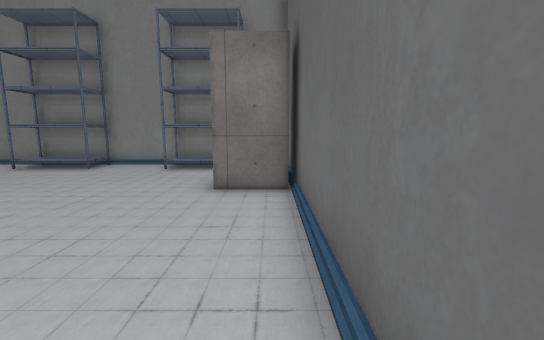
View 1 (above)

16 first-person views from a walk through a 3-D level made in the Godot game engine. The camera is 1.3 m above the floor, tilts 8° down and sees 90° across. The floor is counted in squares, 1 m on a side. Each view is taken from the middle of a square. On the plan, view 1 faces up. The plan holds only what a view shows up to about 13 squares ahead; the rest is blank. Some surface patterns are stand-ins.

View 2
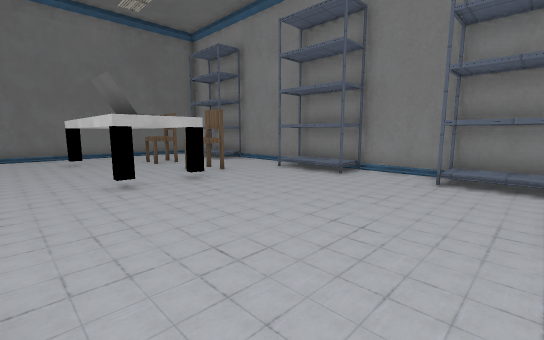

View 3
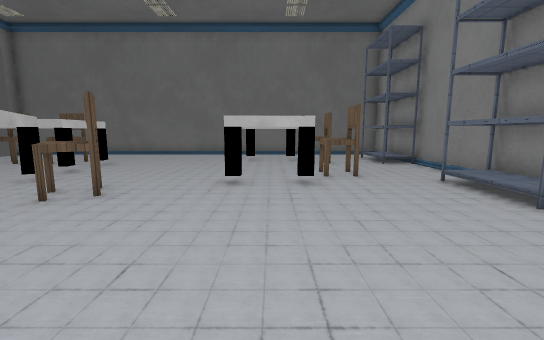

View 4
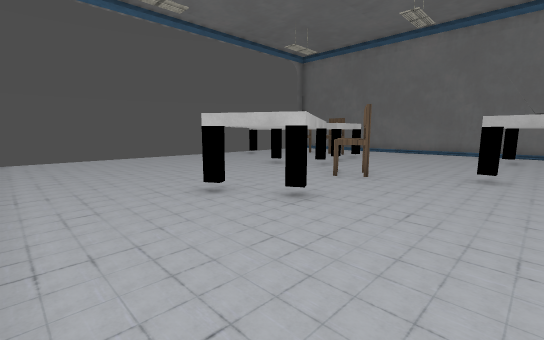

View 5
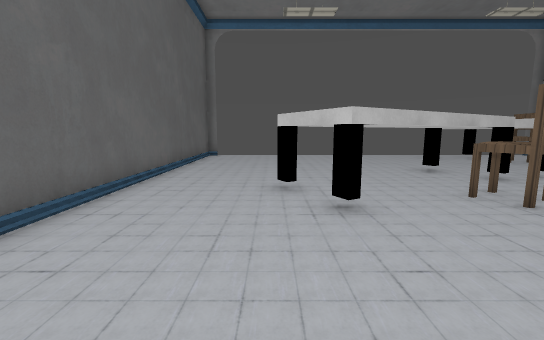

View 6
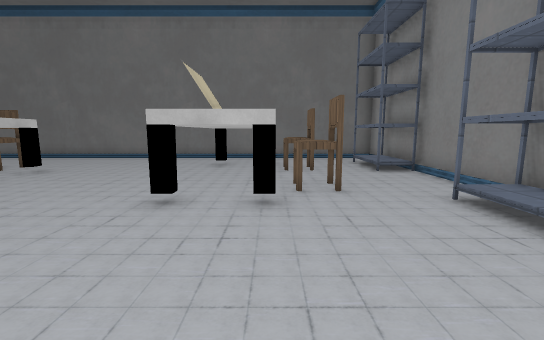

View 7
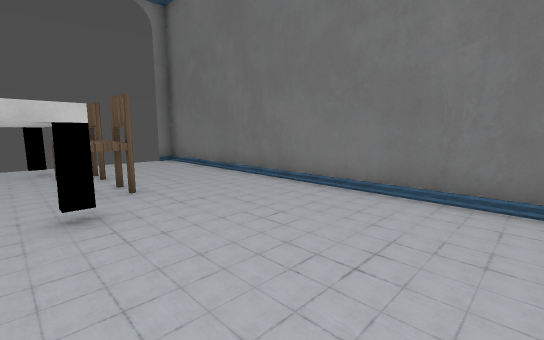

View 8
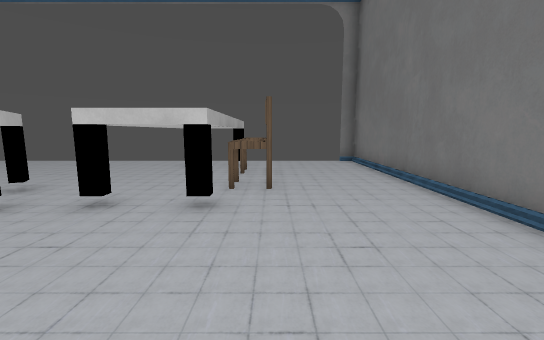

View 9
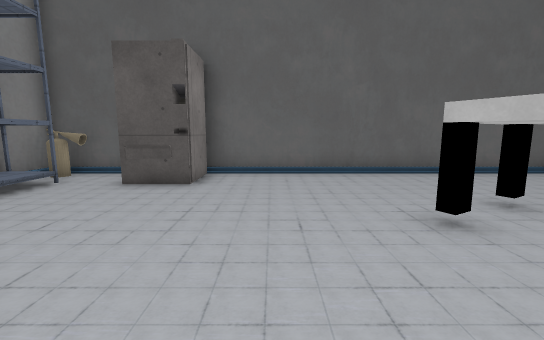

View 10
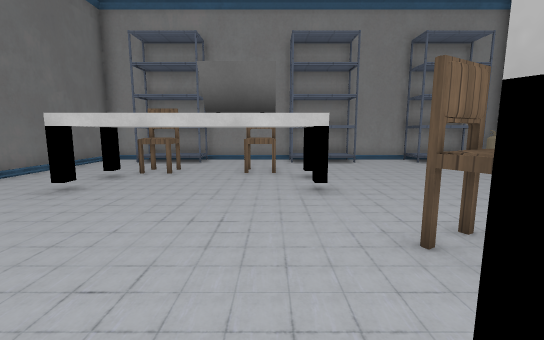

View 11
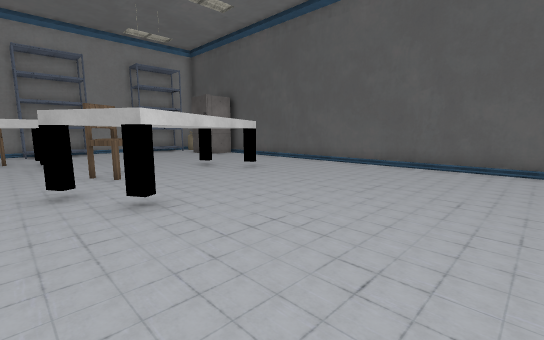

View 12
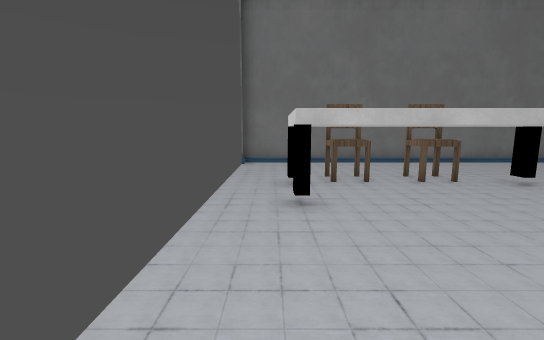

View 13
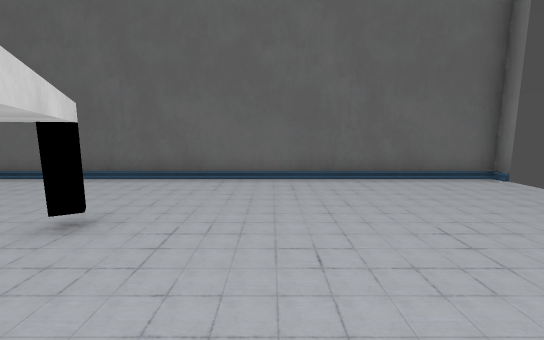

View 14
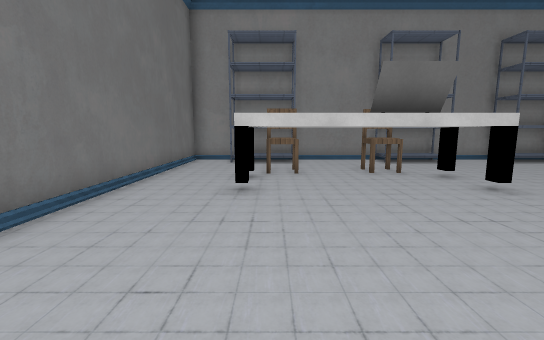

View 15
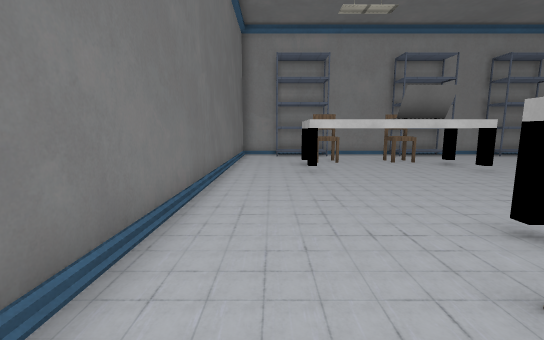

View 16
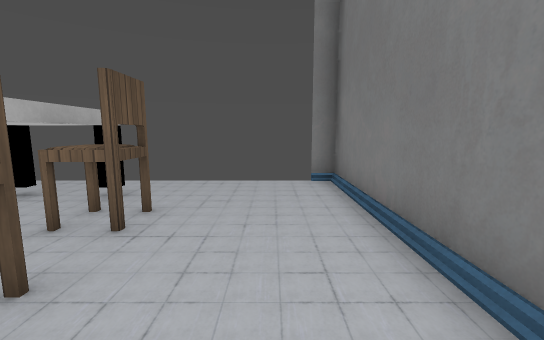

### Floor plan
Key: @ floor where view 1 was taken; # wall or solid block; . floor; ^ raised ledge; S shelf; C chair; L laptop; T thing the floor can be seen under or through; E fire extinguisher.
Columns run from 18 left of view 1 to 1 right of it. Each row starts with its distance up from view 1.
 11 ####################
 10 #.SSSS...SSS..SSSSE#
  9 #..................#
  8 #..................#
  7 #...CC.CC........###
  6 #...C^^L T.......###
  5 #..^     T.........#
  4 #..^^^^LTT.........#
  3 #..................#
  2 #..................#
  1 #.........CC.TT....#
  0 #..........TT T...@#
 -1 #........TT  TT....#
 -2 #....TTT.T TT......#
 -3 #...CT T..T........#
 -4 #...CC T...........#
 -5 #....T T...........#
 -6 #...CC T...........#
 -7 #....TTT...........#
 -8 #..................#
 -9 ##.......... .....##

Where each view was taken, in squares from view 1:
view 1: 0 up, 0 right, facing up
view 2: 2 up, 2 left, facing up-left
view 3: 5 up, 2 left, facing left
view 4: 5 up, 0 right, facing down-left
view 5: 6 up, 3 left, facing down
view 6: 6 up, 4 left, facing left
view 7: 3 up, 12 left, facing down-left
view 8: 3 up, 14 left, facing down
view 9: 4 up, 8 left, facing right
view 10: 2 down, 10 left, facing up
view 11: 8 down, 10 left, facing up-right
view 12: 8 down, 6 left, facing left
view 13: 3 down, 7 left, facing right
view 14: 2 down, 14 left, facing up
view 15: 5 down, 16 left, facing up
view 16: 2 down, 16 left, facing down
